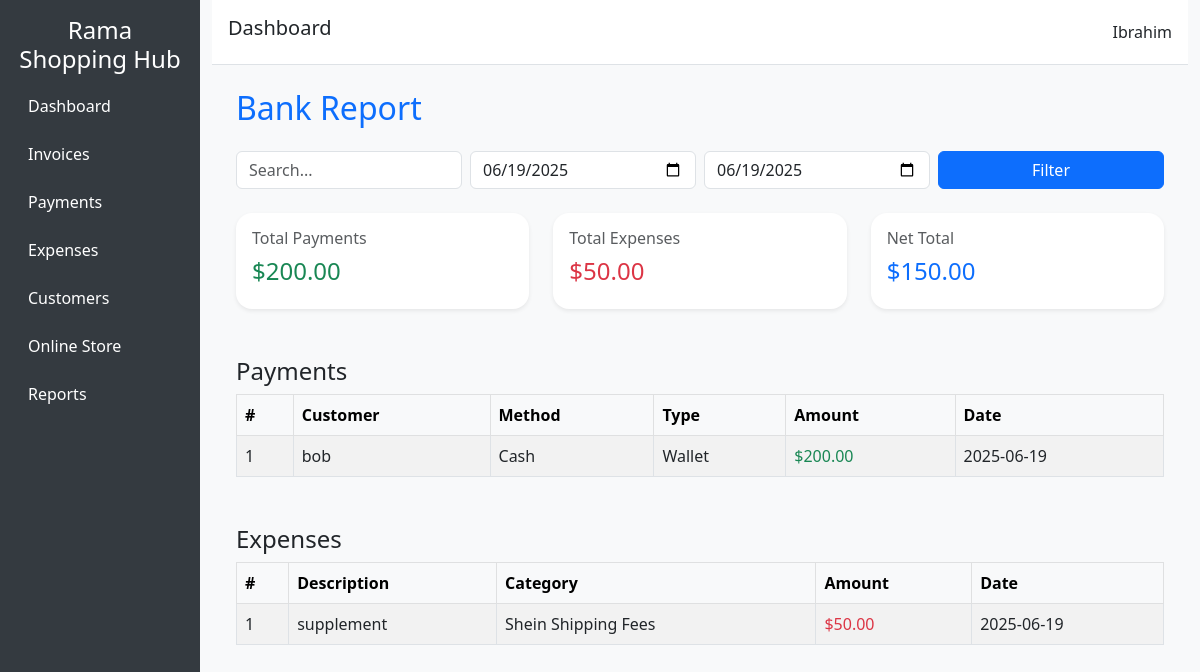
The page /bank-report on the database its author committed.
### app/models.py (models this page shows, shortened)
class Payment(db.Model):
    id = db.Column(db.Integer, primary_key=True)
    amount = db.Column(db.Float, nullable=False)
    payment_type = db.Column(db.String(50), nullable=False)
    invoice_id = db.Column(db.Integer, db.ForeignKey('invoice.id'), nullable=True)
    invoice = db.relationship('Invoice', back_populates='payments')
    customer_id = db.Column(db.Integer, db.ForeignKey('customer.id'), nullable=False)
    customer = db.relationship('Customer', backref='payments')
    method = db.Column(db.String(50))
    payment_date = db.Column(db.DateTime)
    date_created = db.Column(db.DateTime)
    date = db.Column(db.DateTime, default=datetime.utcnow)
    reversed = db.Column(db.Boolean, default=False)
    reversed_at = db.Column(DateTime, nullable=True)

class Customer(db.Model):
    id = db.Column(db.Integer, primary_key=True)
    name = db.Column(db.String(150), nullable=False)
    phone = db.Column(db.String(50))
    address = db.Column(db.String(250))
    wallet_balance = db.Column(db.Float, default=0.0)
    created_at = db.Column(db.DateTime, default=datetime.utcnow)
    invoices = db.relationship('Invoice', backref='customer', cascade="all, delete-orphan")

class Expense(db.Model):
    id = db.Column(db.Integer, primary_key=True)
    description = db.Column(db.String(120), nullable=False)
    order_number = db.Column(db.String(64), nullable=True)
    amount = db.Column(db.Float, nullable=False)
    date = db.Column(db.Date, nullable=False)
    category_id = db.Column(db.Integer, db.ForeignKey('expense_category.id'))
    category = db.relationship('ExpenseCategory', backref='expenses')
    is_reversed = db.Column(db.Boolean, default=False)

class ExpenseCategory(db.Model):
    id = db.Column(db.Integer, primary_key=True)
    name = db.Column(db.String(100), nullable=False, unique=True)

### app/routes/reports.py (the view, shortened to what this page needs)
@reports_bp.route('/bank-report')
def bank_report():
    q = request.args.get('q', '').strip()
    start_date_str = request.args.get('start_date')
    end_date_str = request.args.get('end_date')
    if not start_date_str or not end_date_str:
        today = date.today()
        start_date = end_date = today
        start_date_str = end_date_str = today.strftime('%Y-%m-%d')
    payment_query = Payment.query.filter(
        Payment.reversed == False,
        Payment.payment_date >= datetime.combine(start_date, datetime.min.time()),
        Payment.payment_date <= datetime.combine(end_date, datetime.max.time())
    )
    if q:
        payment_query = payment_query.join(Payment.customer).filter(
            func.lower(Payment.customer.name).like(f'%{q.lower()}%')
        )
    payments = payment_query.order_by(Payment.payment_date.desc()).limit(10).all()
    total_payments = sum(p.amount for p in payments)
    expense_query = Expense.query.filter(
        Expense.is_reversed == False,
        Expense.date.between(start_date, end_date)
    )
    if q:
        expense_query = expense_query.filter(
            func.lower(Expense.description).like(f'%{q.lower()}%')
        )
    expenses = expense_query.order_by(Expense.date.desc()).limit(10).all()
    total_expenses = sum(e.amount for e in expenses)
    return render_template(
        'reports/bank_report.html',
        payments=payments,
        expenses=expenses,
        total_payments=total_payments,
        total_expenses=total_expenses,
        q=q,
        start_date=start_date_str,
        end_date=end_date_str
    )

### app/templates/reports/bank_report.html (shortened to what this page needs)
{% extends 'base.html' %}
{% block content %}
<div class="container mt-4">
  <h2 class="mb-4 text-primary">Bank Report</h2>
  <form method="GET" class="row g-2 mb-4">
    <div class="col-md-3">
      <input type="text" class="form-control" name="q" placeholder="Search..." value="{{ q }}">
    </div>
    <div class="col-md-3">
      <input type="date" class="form-control" name="start_date" value="{{ start_date }}">
    </div>
    <div class="col-md-3">
      <input type="date" class="form-control" name="end_date" value="{{ end_date }}">
    </div>
    <div class="col-md-3">
      <button type="submit" class="btn btn-primary w-100">Filter</button>
    </div>
  </form>
  <div class="row mb-5">
    <div class="col-md-4">
      <div class="card border-success shadow-sm">
        <div class="card-body">
          <h6 class="card-title text-muted">Total Payments</h6>
          <h4 class="text-success">${{ '%.2f' | format(total_payments) }}</h4>
        </div>
      </div>
    </div>
    <div class="col-md-4">
      <div class="card border-danger shadow-sm">
        <div class="card-body">
          <h6 class="card-title text-muted">Total Expenses</h6>
          <h4 class="text-danger">${{ '%.2f' | format(total_expenses) }}</h4>
        </div>
      </div>
    </div>
    <div class="col-md-4">
      <div class="card border-primary shadow-sm">
        <div class="card-body">
          <h6 class="card-title text-muted">Net Total</h6>
          <h4 class="text-primary">
            ${{ '%.2f' | format(total_payments - total_expenses) }}
          </h4>
        </div>
      </div>
    </div>
  </div>
  <h4 class="text-dark">Payments</h4>
  <table class="table table-bordered table-hover table-striped mb-5">
    <thead class="table-light">
      <tr>
        <th>#</th>
        <th>Customer</th>
        <th>Method</th>
        <th>Type</th>
        <th>Amount</th>
        <th>Date</th>
      </tr>
    </thead>
    <tbody>
      {% for payment in payments %}
      <tr>
        <td>{{ loop.index }}</td>
        <td>{{ payment.customer.name if payment.customer else '—' }}</td>
        <td>{{ payment.method }}</td>
        <td>{{ payment.payment_type.capitalize() }}</td>
        <td class="text-success">${{ '%.2f'|format(payment.amount) }}</td>
        <td>{{ payment.payment_date.strftime('%Y-%m-%d') }}</td>
      </tr>
      {% else %}
      <tr>
        <td colspan="6" class="text-center text-muted">No payments found.</td>
      </tr>
      {% endfor %}
    </tbody>
  </table>
  <h4 class="text-dark">Expenses</h4>
  <table class="table table-bordered table-hover table-striped">
    <thead class="table-light">
      <tr>
        <th>#</th>
        <th>Description</th>
        <th>Category</th>
        <th>Amount</th>
        <th>Date</th>
      </tr>
    </thead>
    <tbody>
      {% for expense in expenses %}
      <tr>
        <td>{{ loop.index }}</td>
        <td>{{ expense.description }}</td>
        <td>{{ expense.category.name if expense.category else '—' }}</td>
        <td class="text-danger">${{ '%.2f'|format(expense.amount) }}</td>
        <td>{{ expense.date.strftime('%Y-%m-%d') }}</td>
      </tr>
      {% else %}
      <tr>
        <td colspan="5" class="text-center text-muted">No expenses found.</td>
      </tr>
      {% endfor %}
    </tbody>
  </table>
</div>
{% endblock %}

### app/templates/base.html (style rules this page uses)
body { font-family: 'Segoe UI', Tahoma, Geneva, Verdana, sans-serif; background-color: #f8f9fa; }
.card { border: none; border-radius: 1rem; box-shadow: 0 0.25rem 0.5rem rgba(0,0,0,0.1); }

### rows shown on the page
Payment: customer "bob", method "Cash", payment_type "Wallet", amount "200.00", payment_date "2025-06-19"
Expense: description "supplement", category "Shein Shipping Fees", amount "50.00", date "2025-06-19"

### other values the page prints
{{ '%.2f' | format(total_payments) }} "200.00"
{{ '%.2f' | format(total_expenses) }} "50.00"
{{ '%.2f' | format(total_payments - total_expenses) }} "150.00"
